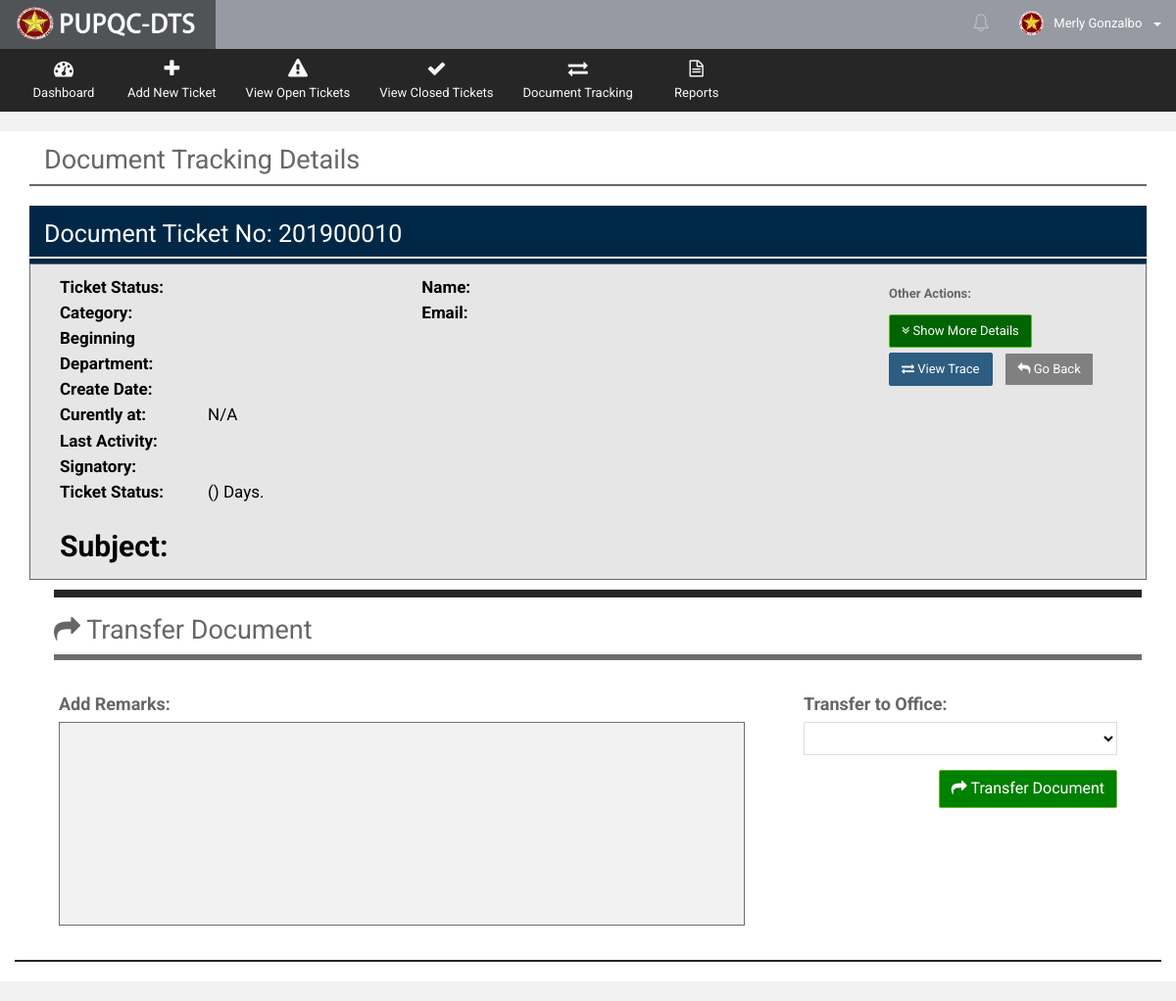
The page /Web/Department/views/ticket_review.php?getID=201900010 (signed in) on the database as committed earlier.
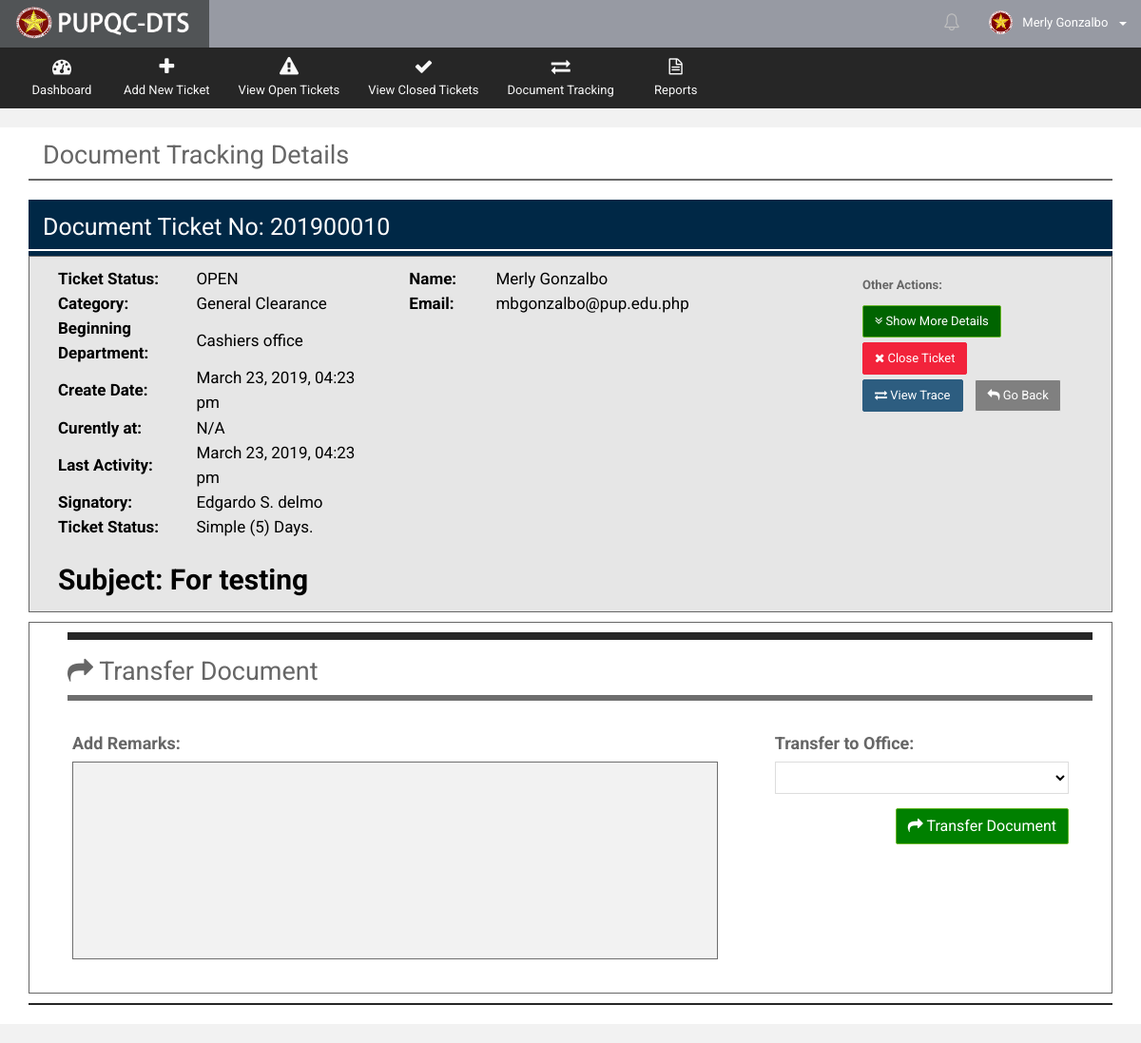
The same page on the database as committed later.
### tables this page shows
CREATE TABLE `t_document_track` (
  `docu_tr_ID` int(10) NOT NULL,
  `docu_tr_ticket_no` varchar(255) NOT NULL,
  `docu_tr_doctype` int(10) NOT NULL,
  `docu_tr_sourcetype` int(10) NOT NULL,
  `docu_tr_ext_source_desc` varchar(255) DEFAULT NULL,
  `docu_tr_prioritytype` int(10) NOT NULL,
  `docu_tr_count_date_process` varchar(10) NOT NULL,
  `docu_tr_from_office` int(10) NOT NULL,
  `docu_tr_to_office` int(10) DEFAULT NULL,
  `docu_tr_subject` varchar(255) NOT NULL,
  `docu_tr_desc` varchar(255) NOT NULL,
  `docu_tr_closing_remarks` varchar(255) DEFAULT NULL,
  `docu_tr_remarks` varchar(255) DEFAULT NULL,
  `docu_tr_asignatory` varchar(255) NOT NULL,
  `docu_tr_createdby` int(10) NOT NULL,
  `docu_tr_receiver` int(10) DEFAULT NULL,
  `docu_tr_sender` int(10) DEFAULT NULL,
  `docu_tr_closedby` int(10) DEFAULT NULL,
  `docu_tr_reopenedby` int(10) DEFAULT NULL,
  `docu_tr_receiving_stat` varchar(30) DEFAULT NULL,
  `docu_tr_date_create` date NOT NULL,
  `docu_tr_time_create` time NOT NULL,
  `docu_tr_date_sent` date DEFAULT NULL,
  `docu_tr_time_sent` time DEFAULT NULL,
  `docu_tr_date_received` date DEFAULT NULL,
  `docu_tr_time_received` time DEFAULT NULL,
  `docu_tr_date_done` date DEFAULT NULL,
  `docu_tr_time_done` time DEFAULT NULL,
  `docu_tr_date_reopened` date DEFAULT NULL,
  `docu_tr_time_reopened` time DEFAULT NULL,
  `docu_tr_status` varchar(20) NOT NULL DEFAULT 'OPEN',
  `docu_tr_overdue_stat` varchar(10) NOT NULL DEFAULT 'NO',
  `docu_tr_action` varchar(30) NOT NULL,
  `docu_tr_notif_stat` bit(1) NOT NULL DEFAULT b'1',
  `docu_tr_disp_stat` bit(1) NOT NULL DEFAULT b'1'
);

CREATE TABLE `r_document_type` (
  `docutype_ID` int(10) NOT NULL,
  `docutype_desc` varchar(50) NOT NULL,
  `docutype_stat` bit(1) NOT NULL DEFAULT b'1',
  `docutype_timestamp` datetime NOT NULL DEFAULT CURRENT_TIMESTAMP
);

CREATE TABLE `r_office` (
  `office_ID` int(10) NOT NULL,
  `office_name` varchar(200) NOT NULL,
  `office_stat` bit(1) NOT NULL DEFAULT b'1',
  `office_timestamp` datetime NOT NULL DEFAULT CURRENT_TIMESTAMP
);

CREATE TABLE `t_document_track_history` (
  `docu_tr_his_ID` int(10) NOT NULL,
  `docu_tr_his_ticket_no` varchar(255) NOT NULL,
  `docu_tr_his_doctype` int(10) NOT NULL,
  `docu_tr_his_sourcetype` int(10) NOT NULL,
  `docu_tr_his_ext_source_desc` varchar(255) DEFAULT NULL,
  `docu_tr_his_prioritytype` int(10) NOT NULL,
  `docu_tr_his_count_date_process` varchar(10) NOT NULL,
  `docu_tr_his_from_office` int(10) NOT NULL,
  `docu_tr_his_to_office` int(10) DEFAULT NULL,
  `docu_tr_his_subject` varchar(255) NOT NULL,
  `docu_tr_his_desc` varchar(255) NOT NULL,
  `docu_tr_his_closing_remarks` varchar(255) DEFAULT NULL,
  `docu_tr_his_remarks` varchar(255) DEFAULT NULL,
  `docu_tr_his_asignatory` varchar(255) NOT NULL,
  `docu_tr_his_createdby` int(10) NOT NULL,
  `docu_tr_his_receiver` int(10) DEFAULT NULL,
  `docu_tr_his_sender` int(10) DEFAULT NULL,
  `docu_tr_his_closedby` int(10) DEFAULT NULL,
  `docu_tr_his_reopenedby` int(10) DEFAULT NULL,
  `docu_tr_his_receiving_stat` varchar(30) DEFAULT NULL,
  `docu_tr_his_date_create` date NOT NULL,
  `docu_tr_his_time_create` time NOT NULL,
  `docu_tr_his_date_sent` date DEFAULT NULL,
  `docu_tr_his_time_sent` time DEFAULT NULL,
  `docu_tr_his_date_received` date DEFAULT NULL,
  `docu_tr_his_time_received` time DEFAULT NULL,
  `docu_tr_his_date_done` date DEFAULT NULL,
  `docu_tr_his_time_done` time DEFAULT NULL,
  `docu_tr_his_date_reopened` date DEFAULT NULL,
  `docu_tr_his_time_reopened` time DEFAULT NULL,
  `docu_tr_his_status` varchar(20) NOT NULL DEFAULT 'OPEN',
  `docu_tr_his_overdue_stat` varchar(10) NOT NULL DEFAULT 'NO',
  `docu_tr_his_action` varchar(30) NOT NULL,
  `docu_tr_his_notif_stat` bit(1) NOT NULL DEFAULT b'1',
  `docu_tr_his_disp_stat` bit(1) NOT NULL DEFAULT b'1',
  `docu_tr_his_timestamp` datetime NOT NULL DEFAULT CURRENT_TIMESTAMP
);

CREATE TABLE `r_priority_type` (
  `priority_ID` int(10) NOT NULL,
  `priority_desc` varchar(50) NOT NULL,
  `priority_date_count` int(10) NOT NULL,
  `priority_stat` bit(1) NOT NULL DEFAULT b'1',
  `priority_timestamp` datetime NOT NULL DEFAULT CURRENT_TIMESTAMP
);

CREATE TABLE `t_employees` (
  `emp_ID` int(10) NOT NULL,
  `emp_lastname` varchar(100) NOT NULL,
  `emp_middlename` varchar(100) DEFAULT NULL,
  `emp_firstname` varchar(100) NOT NULL,
  `emp_office` int(10) NOT NULL,
  `emp_position` varchar(50) NOT NULL,
  `emp_picture` varchar(255) DEFAULT 'default.png',
  `emp_active_flag` bit(1) NOT NULL DEFAULT b'1',
  `emp_mod_date` datetime NOT NULL DEFAULT CURRENT_TIMESTAMP
);

CREATE TABLE `t_accounts` (
  `acc_ID` int(10) NOT NULL,
  `acc_empID` int(10) NOT NULL,
  `acc_username` varchar(100) NOT NULL,
  `acc_password` varchar(100) NOT NULL,
  `acc_email` varchar(255) DEFAULT NULL,
  `acc_user_role` int(10) NOT NULL,
  `acc_active_flag` varchar(20) NOT NULL DEFAULT 'Active',
  `acc_timestamp` datetime NOT NULL DEFAULT CURRENT_TIMESTAMP,
  `acc_mod_date` datetime NOT NULL DEFAULT CURRENT_TIMESTAMP
);

### Web/Department/views/ticket_review.php (the view, shortened to what the changed rows need)
  <?php
    include("../utilities/Header.php");
    include("../utilities/Notification.php");
    include("../utilities/Tables.php");
    if (isset($_GET['getID']))
    {
        $docu_ticketno = $_GET['getID'];
    }
?>
      <div class="wrapper row-offcanvas row-offcanvas-left">
       <div class="content">
          <section class="main-content">
             <div class="col-md-12">
               <div class="col-md-12">
                 <h2 style="margin-top: 15px">Document Tracking Details</h2>
               </div>
             </div>
            <?php include("../functionalities/ticket_num_generator.php");?>
            <div class="row" style="background-color: white">
              <div class="col-md-12">
                <div class="box-info">
                  <div class="col-md-12">
                    <?php include("get_view_details_docu_ticket.php");?>
                    <form action="../functionalities/document_tracking.php" method="POST">
                      <div id="less_details" class="col-md-12" style="background-color: #e6e6e6; border: 1px solid">
                               <div class="col-md-4" style="color: black; font-size:17px">
                                  <table>
                                    <tbody>
                                       <tr style="margin: 70px">
                                         <td style="width: 220px"><b>Ticket Status:</b></td>
                                         <td style="width: 370px"><?php echo $docu_tr_status; ?></td>
                                       </tr>
                                       <tr style="margin: 70px">
                                         <td style="width: 220px"><b>Category:</b></td>
                                         <td style="width: 370px"><?php echo $docutype_desc ?></td>
                                       </tr>
                                       <tr style="margin: 70px">
                                         <td style="width: 220px"><b>Beginning <br> Department:</b></td>
                                         <td style="width: 370px"><?php echo $created_office_name;?></td>
                                       </tr>
                                       <tr style="margin: 70px">
                                         <td style="width: 220px"><b>Create Date:</b></td>
                                         <td style="width: 370px"><?php echo $DTcreate; ?></td>
                                       </tr>
                                       <tr style="margin: 70px">
                                         <td style="width: 220px"><b>Last Activity:</b></td>
                                         <td style="width: 370px"><?php echo $new_LT_format; ?></td>
                                       </tr>
                                       <tr style="margin: 70px">
                                         <td style="width: 220px"><b>Signatory:</b></td>
                                         <td style="width: 370px"><?php echo $docu_tr_asignatory;?></td>
                                       </tr>
                                       <tr style="margin: 70px">
                                         <td style="width: 220px"><b>Ticket Status:</b></td>
                                         <td style="width: 370px"><?php echo $priority_desc.' ('.$priority_days_count.') Days.';?></td>
                                       </tr>
                                    </tbody>
                                  </table>
                               </div>
                               <div class="col-md-5" style="color: black; font-size:17px">
                                  <table>
                                    <tbody>
                                       <tr>
                                         <td style="width: 100px"><b>Name:</b></td>
                                         <td style="width: 370px"><?php echo $creator_compname; ?></td>
                                       </tr>
                                       <tr>
                                         <td style="width: 100px"><b>Email:</b></td>
                                         <td style="width: 370px"><?php echo $acc_email; ?></td>
                                       </tr>
                                    </tbody>
                                  </table>
                               </div>
                                <div class="col-md-3" style="margin-bottom: 10px; ">
                                     <div class="col-md-12" style="margin-bottom: 10px; text-align:left">
                                       <label><b>Other Actions:</b></label>
                                        <button type="button" class="btn btn-success" onclick="more_details();" style="margin-top: 5px; background-color: darkgreen;">
                                          <i class="fa fa-angle-double-down"></i>
                                          Show More Details
                                        </button>
                                        <?php
                                              $document_stat = mysqli_query($connection,"SELECT docu_tr_status, docu_tr_sender,           docu_tr_closedby FROM `t_document_track`
                                                                                      WHERE docu_tr_ID = '$docu_tr_ID'  ");
                                                    $action = mysqli_fetch_array($document_stat);
                                                    $last_stat = $action[0];
                                                    if($last_stat == "OPEN" && $docu_tr_sender != $userID)
                                                    {
                                                     echo'
                                                            <a data-toggle="modal" href="#closing'.$docu_tr_ID.'" class="btn btn-danger" style="margin-top: 5px">
                                                            <i class="fa fa-times"></i>  Close Ticket</a>&nbsp;&nbsp;
                                                         ';
                                                    }
                                        ?>
                                        <a href="ticket_trace_review.php?getID=<?php echo $docu_ticketno ?>" class="btn btn-primary" style="margin-top: 5px">
                                          <i class="fa fa-exchange"></i>  View Trace</a>
                                        <a href="view_pending.php" class="btn btn-default" style="background-color: gray; color: white; margin-top: 5px">
                                          <i class="fa fa-reply"></i>  Go Back</a>
                                    </div>
                                </div>
                                <div class="col-md-12">
                                  <p style="font-size: 30px; color: black; margin-top: 20px; font-weight: bold">Subject: <?php echo $docu_tr_subject?></p>
                                </div>
                      </div>
                      <?php
                            $document_stat = mysqli_query($connection,"SELECT docu_tr_sender, docu_tr_status FROM `t_document_track`
                                                                    WHERE docu_tr_ID = '$docu_tr_ID' ");
                                  while($rowstat = mysqli_fetch_assoc($document_stat))
                                  {
                                    $last_sender = $rowstat['docu_tr_sender'];
                                    $last_stat = $rowstat['docu_tr_status'];
                                  }
                                  if($last_stat == "OPEN" && $last_sender !=  $userID)
                                  {
                                   echo'
                                          <div class="col-md-12" style="border: 1px solid; margin-bottom: 10px; margin-top: 10px">
                                       ';
                                  }
                      ?>
                        <div class="col-md-12" style="margin: 10px">
                            <h2><i class="fa fa-share"></i>   Transfer Document</h2>
                        </div>
                      </div>
                  </div>
                </div>
              </div>
            </div>
          </section>
       </div>
      </div>
 <link type="text/css" rel="stylesheet" href="../../../resources-web/assets/plugins/bootstrap-wysihtml5/bootstrap3-wysihtml5.min.css">
</body>
</html>

Rows that differ between the two databases and show on the page:
added t_document_track: docu_tr_status "OPEN", docu_tr_doctype.docutype_desc "General Clearance", DTcreate "March 23, 2019, 04:23 pm", docu_tr_asignatory "Edgardo S. delmo", docu_tr_prioritytype.priority_desc "Simple", docu_tr_prioritytype.priority_date_count "5", docu_tr_subject "For testing"
now on this page (row unchanged): r_office: office_name "Cashiers office"
added t_document_track_history: docu_tr_his_timestamp "March 23, 2019, 04:23 pm"
now on this page (row unchanged): t_employees: creator_compname "Merly Gonzalbo", t_accounts.acc_email "mbgonzalbo@pup.edu.php"
Other text that changed with them:
text now shown: "Close Ticket"
